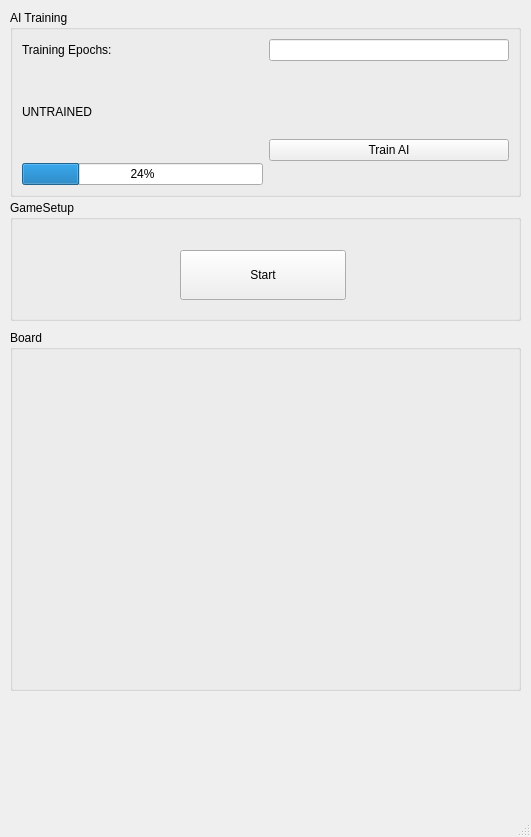
<?xml version="1.0" encoding="UTF-8"?>
<ui version="4.0">
 <class>MainWindow</class>
 <widget class="QMainWindow" name="MainWindow">
  <property name="geometry">
   <rect>
    <x>0</x>
    <y>0</y>
    <width>531</width>
    <height>837</height>
   </rect>
  </property>
  <property name="windowTitle">
   <string>MainWindow</string>
  </property>
  <widget class="QWidget" name="centralwidget">
   <widget class="QGroupBox" name="groupBox">
    <property name="geometry">
     <rect>
      <x>10</x>
      <y>10</y>
      <width>511</width>
      <height>187</height>
     </rect>
    </property>
    <property name="title">
     <string>AI Training</string>
    </property>
    <layout class="QGridLayout" name="gridLayout">
     <item row="0" column="1">
      <widget class="QLineEdit" name="epochsLineEdit">
       <property name="inputMask">
        <string>99999999</string>
       </property>
      </widget>
     </item>
     <item row="3" column="0">
      <widget class="QProgressBar" name="trainingProgressBar">
       <property name="value">
        <number>24</number>
       </property>
      </widget>
     </item>
     <item row="0" column="0">
      <widget class="QLabel" name="label">
       <property name="text">
        <string>Training Epochs:</string>
       </property>
      </widget>
     </item>
     <item row="2" column="1" rowspan="2">
      <widget class="QPushButton" name="pushButton">
       <property name="text">
        <string>Train AI</string>
       </property>
      </widget>
     </item>
     <item row="1" column="0" rowspan="2">
      <widget class="QLabel" name="trainedLabel">
       <property name="text">
        <string>UNTRAINED</string>
       </property>
       <property name="textFormat">
        <enum>Qt::AutoText</enum>
       </property>
      </widget>
     </item>
    </layout>
   </widget>
   <widget class="QGroupBox" name="groupBox_2">
    <property name="geometry">
     <rect>
      <x>10</x>
      <y>200</y>
      <width>511</width>
      <height>121</height>
     </rect>
    </property>
    <property name="title">
     <string>GameSetup</string>
    </property>
    <widget class="QPushButton" name="startGameButton">
     <property name="geometry">
      <rect>
       <x>170</x>
       <y>50</y>
       <width>166</width>
       <height>50</height>
      </rect>
     </property>
     <property name="text">
      <string>Start</string>
     </property>
    </widget>
   </widget>
   <widget class="QGroupBox" name="boardBox">
    <property name="geometry">
     <rect>
      <x>10</x>
      <y>330</y>
      <width>511</width>
      <height>361</height>
     </rect>
    </property>
    <property name="title">
     <string>Board</string>
    </property>
    <layout class="QGridLayout" name="gridLayout_2">
     <property name="sizeConstraint">
      <enum>QLayout::SetMinimumSize</enum>
     </property>
     <property name="leftMargin">
      <number>10</number>
     </property>
     <property name="topMargin">
      <number>10</number>
     </property>
     <property name="rightMargin">
      <number>10</number>
     </property>
     <property name="bottomMargin">
      <number>10</number>
     </property>
     <property name="horizontalSpacing">
      <number>10</number>
     </property>
     <property name="verticalSpacing">
      <number>5</number>
     </property>
     <item row="1" column="1">
      <layout class="QGridLayout" name="boardLayout"/>
     </item>
    </layout>
   </widget>
  </widget>
  <widget class="QMenuBar" name="menubar">
   <property name="geometry">
    <rect>
     <x>0</x>
     <y>0</y>
     <width>531</width>
     <height>41</height>
    </rect>
   </property>
  </widget>
  <widget class="QStatusBar" name="statusbar">
   <property name="font">
    <font>
     <pointsize>25</pointsize>
    </font>
   </property>
  </widget>
 </widget>
 <resources/>
 <connections/>
</ui>
